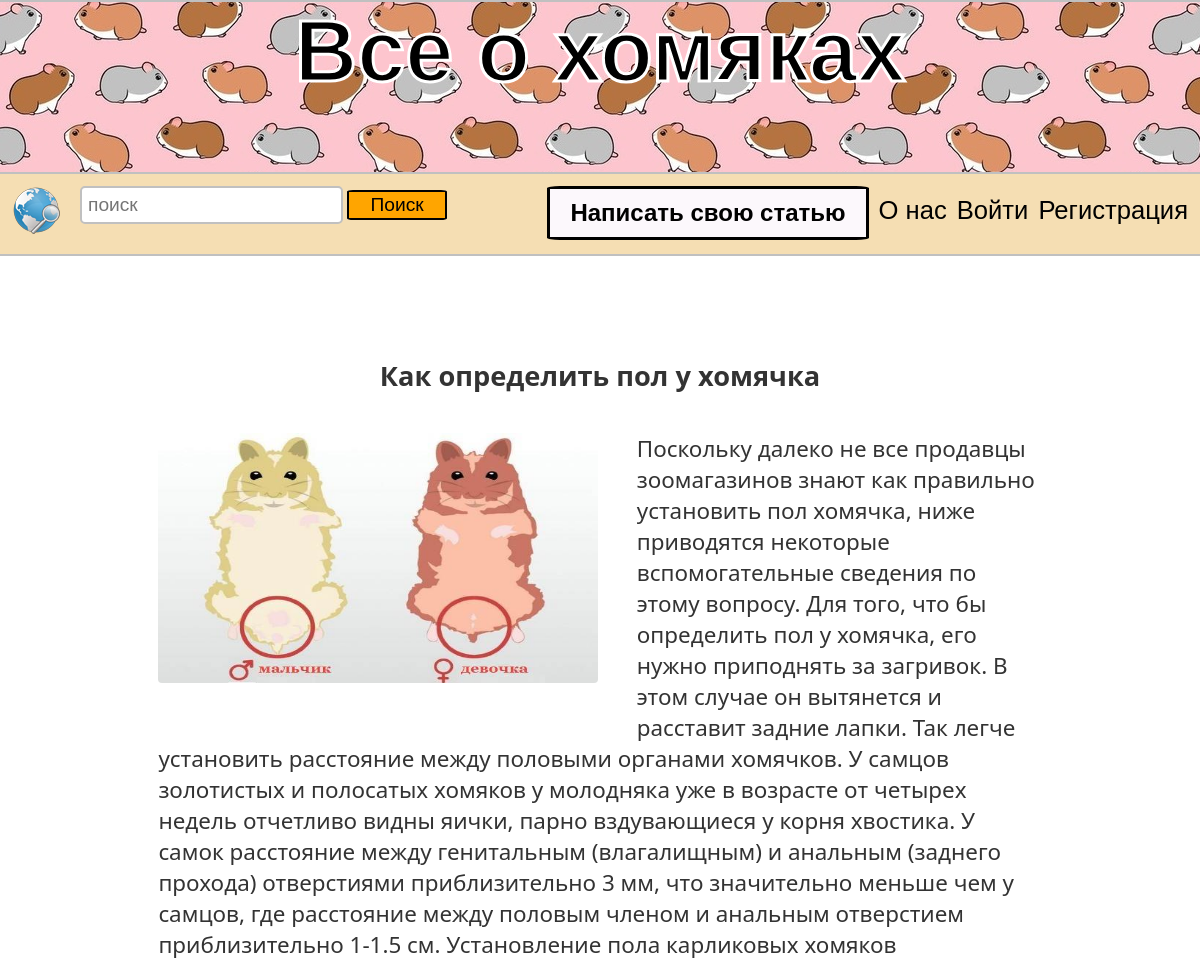
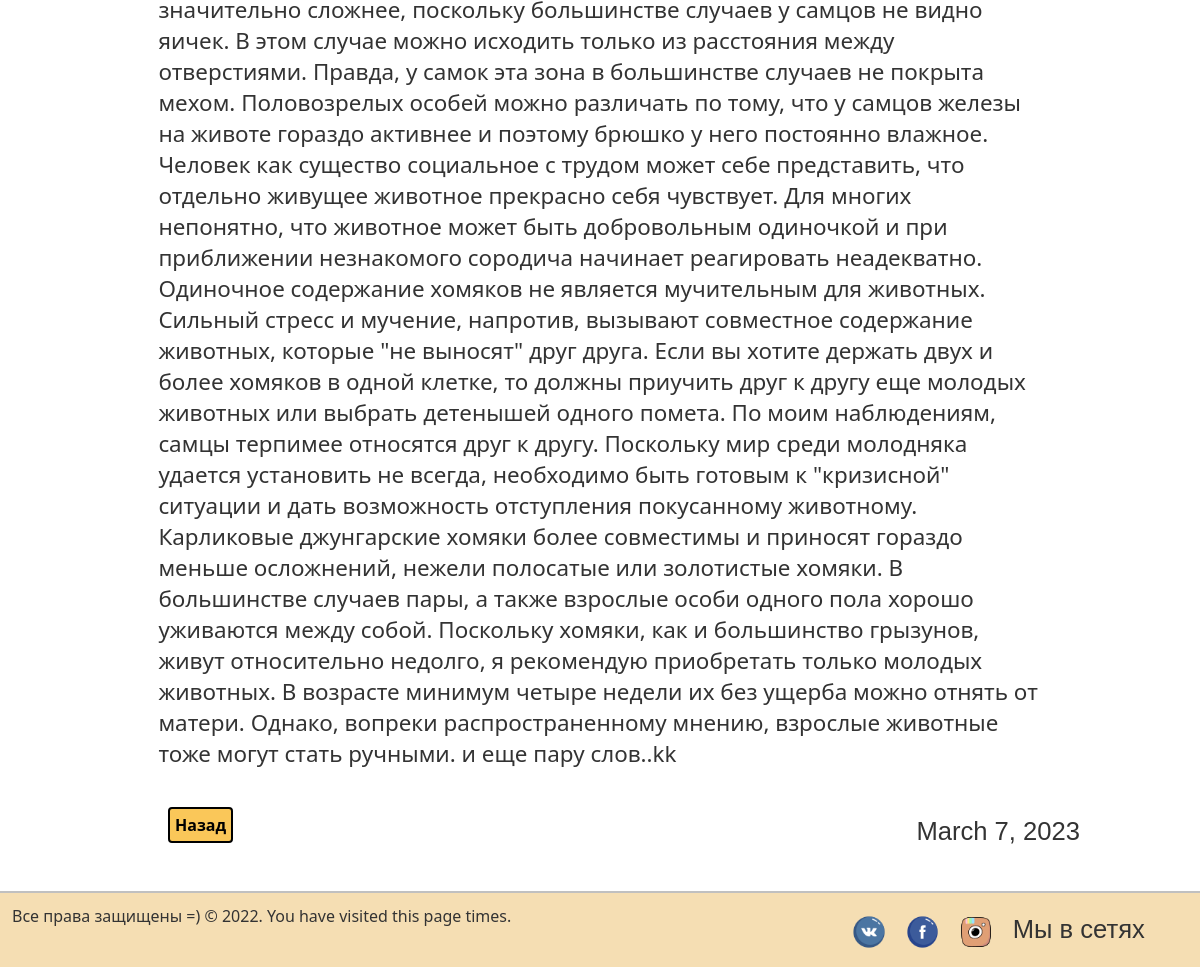
/my_articles/malefemale/, run on the app's committed database (2 pictures, top to bottom).
### myblog/models.py (models this page shows, shortened)
class Post(models.Model):
    title = models.CharField(max_length=200)
    url = models.SlugField(null=False, unique=True)
    content = models.TextField()
    image = models.ImageField()
    created_at = models.DateField(default=timezone.now)
    author = models.ForeignKey(User, on_delete=models.CASCADE)

### myblog/views.py (the view)
# urls.py: path('my_articles/<slug>/', PostDetailView.as_view(), name='post_detail'),
class PostDetailView(View):
    def get(self, request, slug, *args, **kwargs):
        post = get_object_or_404(Post, url=slug)
        return render(request, 'myblog/post_detail.html', context={'post': post})

### myblog/templates/myblog/post_detail.html (shortened to what this page needs)
{% extends './base.html' %}
{% load static %}
{% block content %}
    <div class="post_detail">
		<h4>{{ post.title }}</h4>
        <img src="{{ post.image.url }}">
		<p>{{ post.content }}</p>
		<a href="{% url 'index' %}">Назад</a>
		<div class="right">{{ post.created_at }}</div>
	</div>
{% endblock %}

### myblog/static/css/style.css (style rules this page uses)
* { margin: 0; padding: 0; outline: none; }
html { height: 100%; }
body { width: 100%; height: 100%; color: #333; background-color: f7f7f7; font-size: 1em; font-family: "Segoe UI", sans-serif; }
a { color: black; text-decoration: none; transition: all.6s ease; -moz-transition: all.6s ease; }
.right { margin-top: 10px; float: right; font-size: 1.6em; font-family: Comic Sans MS, sans-serif; margin-left: 10px; }
.post_detail { min-height: 320px; border: 3px solid orange; border-radius: 4%; width: 80%; margin-left: auto; margin-right: auto; margin-top: 3%; margin-bottom: 3%; padding: 4%; }
.post_detail h4 { font-size: 1.7em; text-align: center; margin-top: 2%; }
.post_detail img { width: 440px; height: 250px; border-radius: 4px 4px 4px 4px; margin: 4%; float: left; }
.post_detail p { font-size: 1.4em; font-family: "Segoe UI", sans-serif; margin: 2%; padding: 2%; }
.post_detail a { padding: 5px; background-color: #FAC759; margin-left: 5%; border-radius: 4px; float: left; margin-bottom: 5%; font-weight: bold; border: 2px solid #FAC759; border: 2px solid black; }
@media (max-width: 1200px) { .post_detail { min-height: 320px; border: none; border-radius: 4%; width: 80%; } }

### data on the page
Post: title "Как определить пол у хомячка", image (picture), content "Поскольку далеко не все продавцы зоомагазинов знают как правильно установить пол хомячка, ниже приводятся некоторые вспомогательные сведения по этому вопросу. Для того, что бы определить пол у хомячка, его нужно приподнять за загривок. В этом случае он вытянется и расставит задние лапки. Так легче установить расстояние между половыми органами хомячков. У самцов золотистых и полосатых хомяков у молодняка уже в возрасте от четырех недель отчетливо видны яички, парно вздувающиеся у корня хвостика. У самок расстояние между генитальным (влагалищным) и анальным (заднего прохода) отверстиями приблизительно 3 мм, что значительно меньше чем у самцов, где расстояние между половым членом и анальным…", created_at "March 7, 2023"
